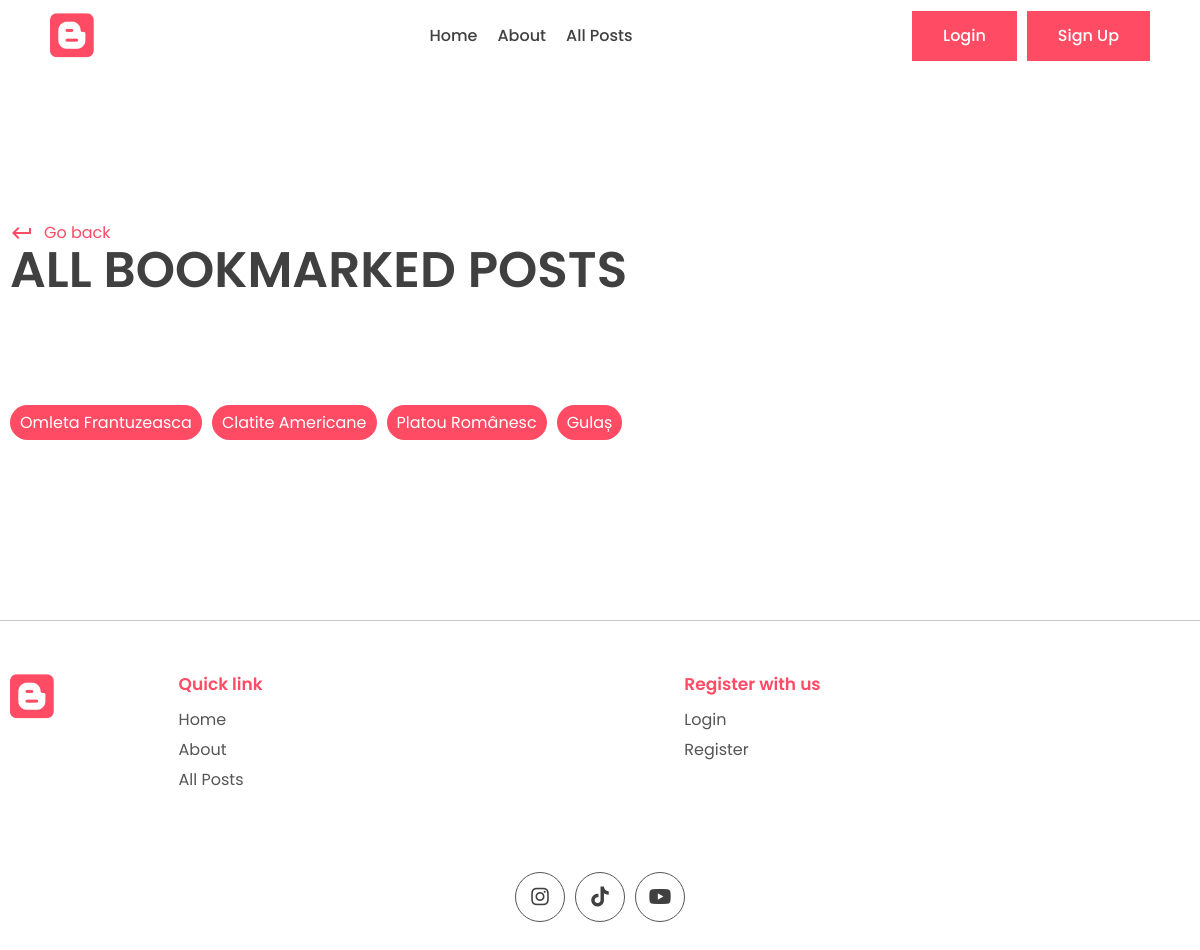
Screenshot of /all_posts/ with the database file from the repository.
### app/models.py (models this page shows, shortened)
class Post(models.Model):
    title = models.CharField(max_length=200)
    content = models.TextField()
    last_updated = models.DateTimeField(auto_now=True)
    slug = models.SlugField(max_length=200, unique=True)
    image = models.ImageField(null=True, blank=True, upload_to="images/")
    tags = models.ManyToManyField(Tag, blank=True, related_name='post')
    view_count = models.IntegerField(null=True, blank=True)
    is_featured = models.BooleanField(default=False)    # to show recommended posts
    author = models.ForeignKey(User, on_delete=models.CASCADE, null=True, blank=True)
    bookmark = models.ManyToManyField(User, related_name='bookmarks', default=None, blank=True)
    likes = models.ManyToManyField(User, related_name='post_like', default=None, blank=True)

### app/views.py (the view)
# urls.py: path('all_posts/', views.all_posts, name='all_posts'),
def all_posts(request):
    all_posts = Post.objects.all()
    context = {
        'all_posts': all_posts
    }
    return render(request, 'app/all_posts.html', context)

### app/templates/app/all_posts.html (shortened to what this page needs)
{% extends 'base.html' %}
{% block content %}
<main>
  <div class="container">
    <div class="page-top">
      <div class="top flex">
        <div class="page-name">
          <a class="learn" href="{% url 'home_page' %}" >
            <span class="material-icons"> keyboard_return </span> Go back
          </a>
          <h1>All Bookmarked Posts</h1>
        </div>
      </div>
    </div>
  </div>
</main>
<section class="sp">
  <div class="container">
    <div class="blog-tags">
    {% for post in all_posts %}
    <p class="tag">
      <a style="color: white;" href="{% url 'post_page' post.slug%}">{{ post.title }}</a>
    </p>
    {% endfor %}
  </div>
  </div>
</section>
{% endblock content %}

### app/static/app/style.css (style rules this page uses)
* { margin: 0; padding: 0; box-sizing: border-box; text-decoration: none; border: none; outline: none; list-style: none; font-family: "Poppins", sans-serif; color: var(--black); }
:root { --red: #ff4b64; --black: #404040; --des: #555555; --shadow: #ffffff1a 0px 1px 1px 0px inset, #32325d40 0px 50px 100px -20px, #0000004d 0px 30px 60px -30px; --shadow2: rgba(17, 12, 46, 0.084) 0px 48px 100px 0px; }
html { font-size: 62.5%; }
.container { max-width: 1220px; margin: auto; padding: 0 10px; }
p, a { font-size: 1.6rem; color: var(--des); }
.sp { padding: 8rem 0; }
.learn { display: flex; align-items: center; gap: 1rem; color: var(--red); margin-top: 2rem; }
.learn span { color: #ff4b64; }
.tag { position: absolute; bottom: 1rem; left: 1rem; background: var(--red); color: white; border-radius: 5rem; padding: 0.5rem 1rem; font-size: 1.2rem; }
.page-name h1 { font-size: 5rem; text-transform: uppercase; font-weight: 600; line-height: 5rem; }
.flex { display: flex; align-items: flex-end; justify-content: space-between; }
.blog-tags .tag { position: unset; width: fit-content; }
.blog-tags { display: flex; align-items: center; flex-wrap: wrap; gap: 1rem; margin-top: 3rem; }
p a { color: var(--red); }
main { padding-top: 10rem !important; }

### rows the page displays
Post: title "Omleta Frantuzeasca"
Post: title "Clatite Americane"
Post: title "Platou Românesc"
Post: title "Gulaș"
